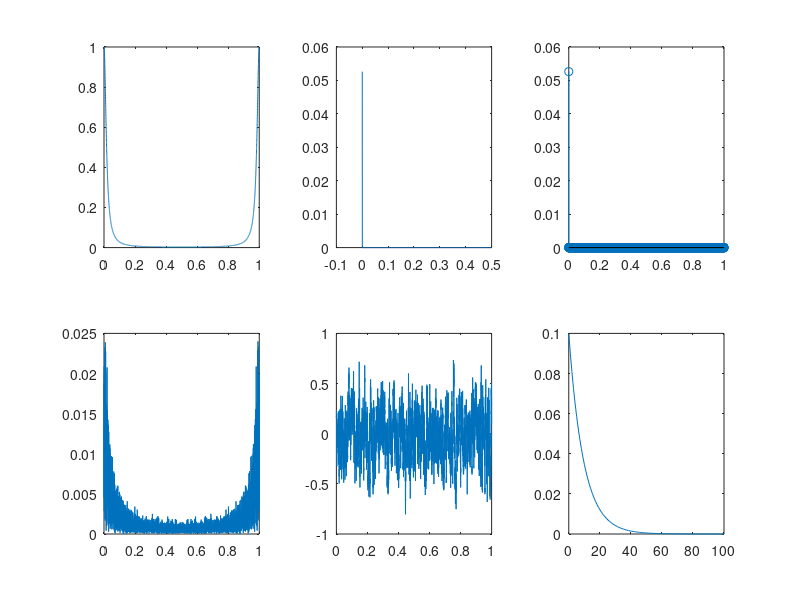

Write the MATLAB code that produced this figure. (Note: this script raises an error after producing the figure.)
Ts = 1;
N = 5000;
dt = Ts/N;
fs = 1/dt;
x=randn(N,1).';

t = linspace(0,Ts,N);
n = linspace(0,100,100);
f = linspace(0,Ts,N);
w = linspace(0,1,N);
a = 0.9;

h1 = (1-a).*a.^n;
H1 = (1-a)./(1-a*exp(-i*2*pi*w));
X = (1/N)*fft(x);
Y = H1.*X;
y = filter(h1,1,x); %ifft(Y,'symmetric');

subplot(231)
plot(t,x); %plot av bruset
subplot(232)
plot(f,abs(X))
subplot(233)
plot(w,H1)
subplot(234)
plot(f,abs(Y))
subplot(235)
plot(t,y)
subplot(236)
plot(n,h1)
%%
Rx = 1;
Ryt1 = Rx*abs((1-a)./(1-a*exp(-i*2*pi*w))).^2;
ryt1 = zeros(1,N);
ryt1(1) = (1-a)^2/(1-a^2);

subplot(231)
plot(w,Ryt1)
subplot(232)
plot(t,ryt1); xlim([-0.1 0.5])
subplot(233)
stem(t,ryt1)

ryp = EstimateACF(y, t, 'BmanT');
subplot(235)
plot(t,ryp); xlim([-0.1 0.5])

ryp2 = EstimateACF(y, t, 'Blett');
subplot(236)
plot(t,ryp2); xlim([-0.1 0.5])

[Ryp RypAv] = Periodogram(y);
RypAv = PerAv(y,1000);
figure(2)
subplot(221)
plot(w,Ryt1)
subplot(223)
plot(w,Ryp)
subplot(224)
plot(w,RypAv)
